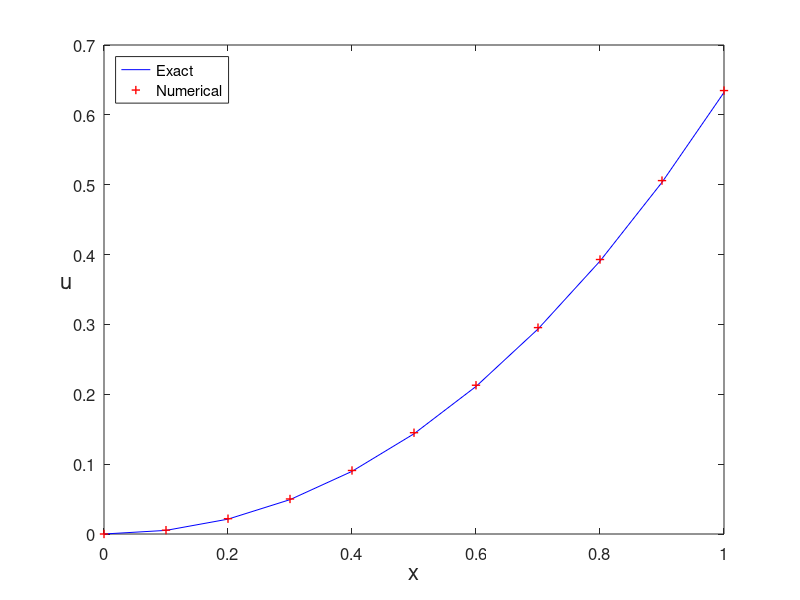

Here is the MATLAB script that generated this plot:
% EulerPro.m
% Modified Euler method for the ODE model
% u'(x)=x^2+x-u, x in [0,1] 
% Initial condition: u(0)=0 ;
% Exact solution: u(x)=-exp(-x)+x^2-x+1.
clear all;  clf
h=0.1;
x=0:h:1;                     % interval division
N=length(x)-1;
u(1)=0;                      % initial value
fun=@(x,u) x.^2+x-u;         % RHS
for n=1:N
    k1=fun(x(n),u(n));
    k2=fun(x(n+1),u(n)+h*k1);
    u(n+1)=u(n)+(h/2)*(k1+k2);
end
ue=-exp(-x)+x.^2-x+1;        % exact solution
plot(x,ue,'b-',x,u,'r+','LineWidth',1)
legend('Exact','Numerical','location','northwest')
%title('Modified Euler Method','fontsize',12)
set(gca,'fontsize',12)
xlabel('x','fontsize', 16), ylabel('u','fontsize',16,'Rotation',0)

% print -dpng -r600  EulerPro.png
